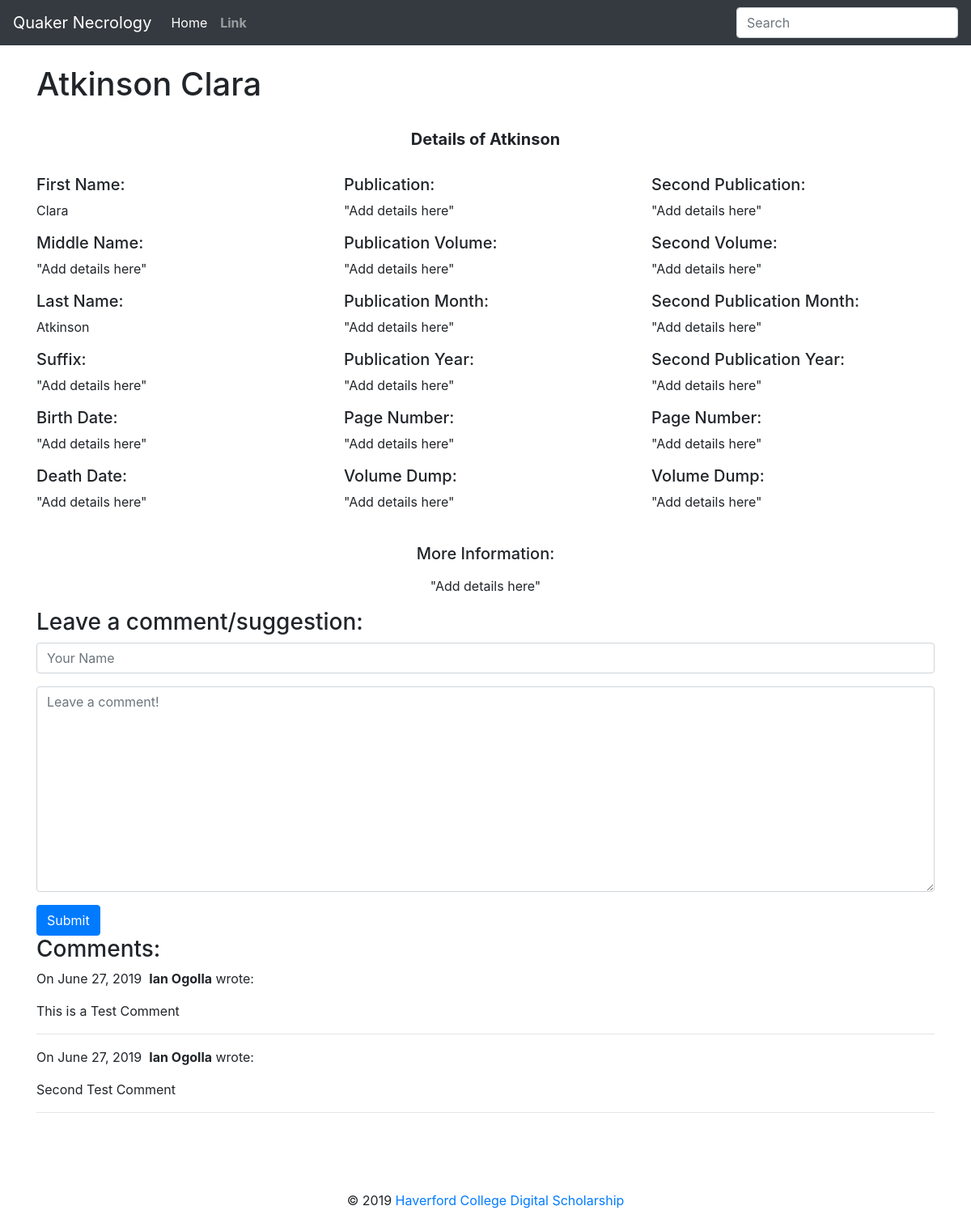
The page /22/ on the database its author committed.
### project1/models.py (models this page shows)
class Person(models.Model):
	lastname = models.CharField(max_length=100, blank=False)
	firstname = models.CharField(max_length=100, blank=False)
	middlename = models.CharField(max_length=100, null=True)

class Comment(models.Model):
    author = models.CharField(max_length=60)
    body = models.TextField()
    created_on = models.DateTimeField(auto_now_add=True, null=True)
    quaker = models.ForeignKey('Person', on_delete=models.CASCADE)

### project1/views.py (the view, shortened to what this page needs)
# urls.py: path("<int:pk>/", views.quaker_detail, name='quaker_detail'),
def quaker_detail(request, pk):
	quaker = Person.objects.get(pk=pk)
	form = CommentForm()
	comments = Comment.objects.filter(quaker=quaker)
	context = {
		'quaker' : quaker,
		'comments' : comments,
		'form' : form,
	}
	return render(request, 'quaker_detail.html', context)

### project1/forms.py
class CommentForm(forms.Form):
    author = forms.CharField(
        max_length=60,
        widget=forms.TextInput(attrs={
            "class": "form-control",
            "placeholder": "Your Name"
        })
    )
    body = forms.CharField(widget=forms.Textarea(
        attrs={
            "class": "form-control",
            "placeholder": "Leave a comment!"
        })
    )

### project1/templates/quaker_detail.html (shortened to what this page needs)
{% extends "base.html" %}
{% load static %}
{% block page_content %}
<h1>{{ quaker.middlename }}</h1>
	<br>
	<h5><center><strong>Details of {{quaker.lastname}}</strong></center></h5>
	<br>
	<div class="row">
		<div class="col-sm-4">
			<h5>First Name:</h5>
			<p>{{quaker.firstname}}</p>
			<h5>Middle Name:</h5>
			<p>"Add details here"</p>
			<h5>Last Name:</h5>
			<p>{{quaker.lastname}}</p>
			<h5>Suffix:</h5>
			<p>"Add details here"</p>
			<h5>Birth Date:</h5>
			<p>"Add details here"</p>
			<h5>Death Date:</h5>
			<p>"Add details here"</p>
		</div>
		<div class="col-sm-4">
			<h5>Publication:</h5>
			<p>"Add details here"</p>
			<h5>Publication Volume:</h5>
			<p>"Add details here"</p>
			<h5>Publication Month:</h5>
			<p>"Add details here"</p>
			<h5>Publication Year:</h5>
			<p>"Add details here"</p>
			<h5>Page Number:</h5>
			<p>"Add details here"</p>
			<h5>Volume Dump:</h5>
			<p>"Add details here"</p>
		</div>
		<div class="col-sm-4">
			<h5>Second Publication:</h5>
			<p>"Add details here"</p>
			<h5>Second Volume:</h5>
			<p>"Add details here"</p>
			<h5>Second Publication Month:</h5>
			<p>"Add details here"</p>
			<h5>Second Publication  Year:</h5>
			<p>"Add details here"</p>
			<h5>Page Number:</h5>
			<p>"Add details here"</p>
			<h5>Volume Dump:</h5>
			<p>"Add details here"</p>
		</div>
	</div>
	<br>
	<h5><center>More Information:</center></h5>
	<p><center>"Add details here"</center></p>
<h3>Leave a comment/suggestion:</h3>
    <form method="post">
        <div class="form-group">
            {{ form.author }}
        </div>
        <div class="form-group">
            {{ form.body }}
        </div>
        <button type="submit" class="btn btn-primary">Submit</button>
    </form>
    <h3>Comments:</h3>
    {% for comment in comments %}
    <p>
        On {{comment.created_on.date }}&nbsp;
        <b>{{ comment.author }}</b> wrote:
    </p>
    <p>{{ comment.body }}</p>
    <hr>
    {% endfor %}
</div>
{% endblock %}

### rows shown on the page
Person: middlename "Atkinson Clara", lastname "Atkinson", firstname "Clara"
Comment: created_on "June 27, 2019", author "Ian Ogolla", body "This is a Test Comment"
Comment: created_on "June 27, 2019", author "Ian Ogolla", body "Second Test Comment"
